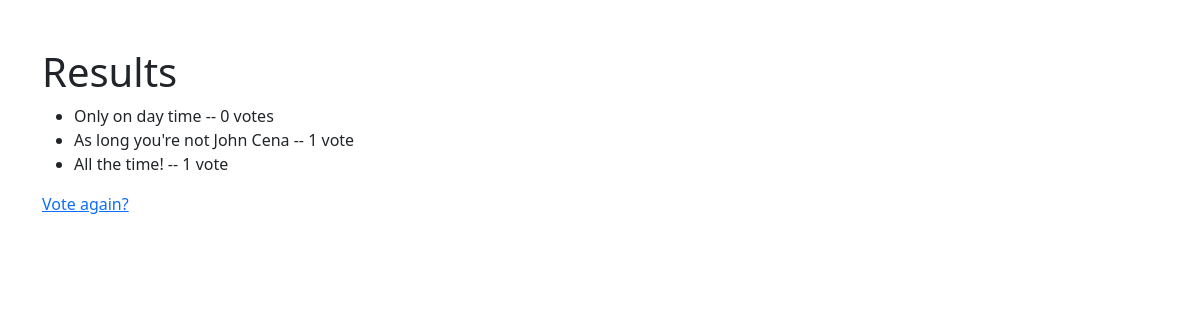
Before: /polls/4/results/ with the older database file.
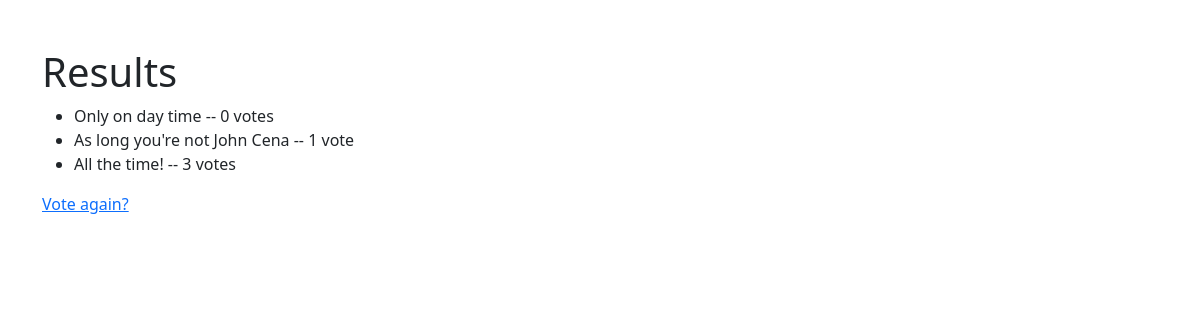
After: the same page with the newer database file.
### polls/models.py (models this page shows, shortened)
class Choice(models.Model):
    question = models.ForeignKey(Question, on_delete=models.CASCADE)
    choice_text = models.CharField(max_length=200)
    votes = models.IntegerField(default=0)

### polls/views.py (the view)
# urls.py: path("<int:pk>/results/", views.ResultsView.as_view(), name="results"),
class ResultsView(generic.DetailView):
    model = Question
    template_name = "polls/results.html"

### polls/templates/polls/results.html (shortened to what this page needs)
<!DOCTYPE html>
<html lang="en">
<head>
  <link href="https://cdn.jsdelivr.net/npm/bootstrap@5.3.0/dist/css/bootstrap.min.css" rel="stylesheet">
</head>
<body>
  <div class="container">
    <h1 class="mt-5">Results</h1>
    <ul>
        {% for choice in question.choice_set.all %}
            <li>{{ choice.choice_text }} -- {{ choice.votes }} vote{{ choice.votes|pluralize }}</li>
        {% endfor %}
    </ul>
    <a href="{% url 'polls:detail' question.id %}">Vote again?</a>
  </div>
</body>
</html>

Changed rows visible on the page:
changed Choice "All the time!": votes "1" → "3"
